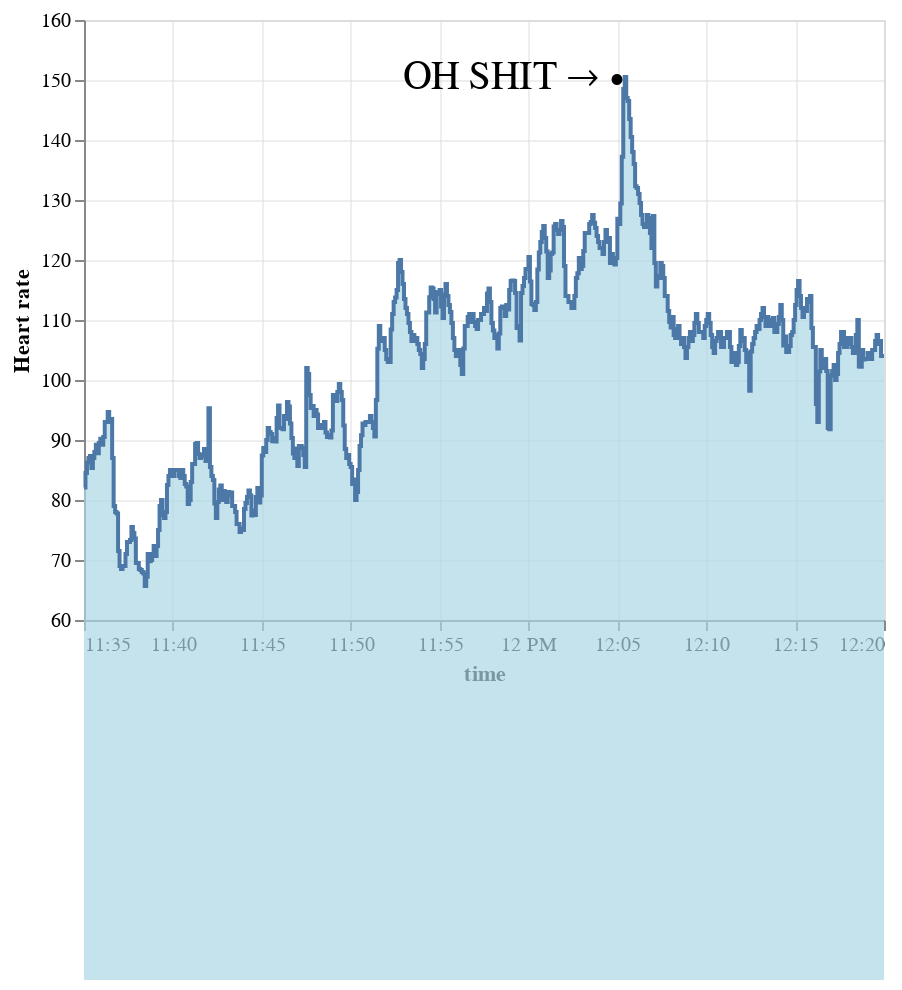

The code cell stored with this chart in its notebook:
### Code cell
df_plot['text'] = ''
df_plot.loc[df_plot.value == df_plot.value.max(), 'text'] = 'OH SHIT → •'

chart = alt.Chart(df_plot)
(chart.mark_area(
    color="lightblue",
    interpolate='step-after',
    line=True,
).encode(
    x=alt.X('datetime', axis=alt.Axis(title='time')),
    y=alt.Y('value', scale=alt.Scale(domain=((60, 160))), axis=alt.Axis(title='Heart rate'))
) + chart.mark_text(align='right', size=20).encode(x='datetime', y='value', text='text')).configure(
    background='white',
).configure_axis(gridOpacity=.5, labelColor='black')

### Figure 1 — Vega-Lite specification as saved in the notebook (floating-point values rounded to 4 significant figures; data arrays with more than 128 entries replaced by an {"elided": "..."} marker saying what was removed)
{"$schema": "https://vega.github.io/schema/vega-lite/v4.17.0.json", "config": {"axis": {"gridOpacity": 0.5, "labelColor": "black"}, "background": "white", "view": {"continuousHeight": 300, "continuousWidth": 400}}, "data": {"name": "data-de56c6152bd48c2031405fcc9788e375"}, "datasets": {"data-de56c6152bd48c2031405fcc9788e375": {"elided": "541 records"}}, "layer": [{"encoding": {"x": {"axis": {"title": "time"}, "field": "datetime", "type": "temporal"}, "y": {"axis": {"title": "Heart rate"}, "field": "value", "scale": {"domain": [60, 160]}, "type": "quantitative"}}, "mark": {"color": "lightblue", "interpolate": "step-after", "line": true, "type": "area"}}, {"encoding": {"text": {"field": "text", "type": "nominal"}, "x": {"field": "datetime", "type": "temporal"}, "y": {"field": "value", "type": "quantitative"}}, "mark": {"align": "right", "size": 20, "type": "text"}}], "usermeta": {"embedOptions": {"theme": "fivethirtyeight"}}}
